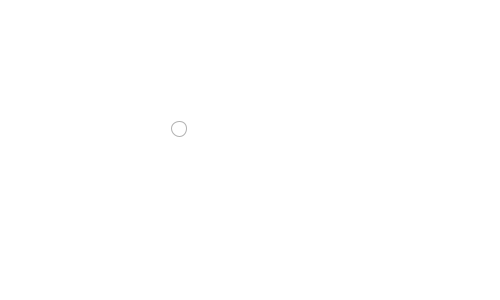
Frame 1 (no input)
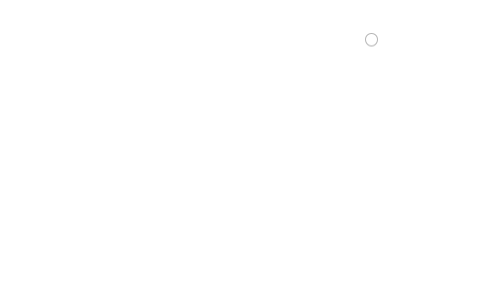
Frame 60 (the mouse pressed at the canvas centre just before this capture)
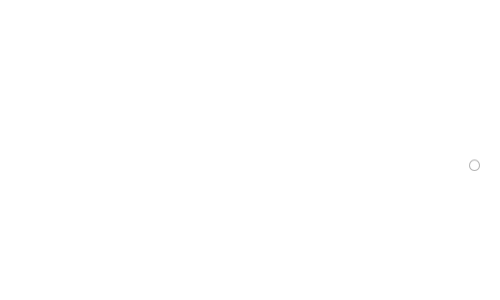
Frame 120 (the mouse held since frame 60 and released just before this capture)

The Processing sketch that drew these frames (run headless with seeded random() and noise(); from frame 60 on, the mouse is pressed at the canvas centre):

// Processing sketch: emerging_balls_with_middle_balls_by_overlap
// ── emerging_balls_with_middle_balls_by_overlap.pde
int _num=10;
Circle[] _circleArr = {};

void setup() {
  size(500, 300);
  background(255);
  smooth();
  strokeWeight(1);
  fill(150, 50);
  drawCircles();
}

void draw() {
  background(255);
  for(int i=0; i< _circleArr.length; i++) {
    Circle thisCirc = _circleArr[i];
    thisCirc.updateMe();
  }
}

void mouseReleased() {
  drawCircles();
}

void drawCircles() {
  for (int i=0; i<_num; i++) {
    Circle thisCirc = new Circle();
    thisCirc.drawMe();
    _circleArr = (Circle[])append(_circleArr, thisCirc);
  }
}


class Circle {
  
  float x, xmove, oldXMove,
        y, ymove, oldYMove,
        weightRatio,
        radius, oldRadius, 
        alph;
  color linecol, fillcol;
  
  Circle() {
    x = random(width);
    y = random(height);
    xmove = random(2) - 1;
    ymove = random(2) - 1;
    
    radius = random(20) + 5;
    
    linecol = color(random(255), random(255), random(255));
    fillcol = color(random(255), random(255), random(255));
    
    alph = random(255) + 125;
    
  }
  
  
  void drawMe() {
    noStroke();
    fill(fillcol, alph);
    ellipse(x, y, radius * 2, radius * 2);
    stroke(linecol, 150);
    noFill();
    ellipse(x, y, 10, 10);
  }
  
  void collision(Circle otherCirc) {
          oldXMove = this.xmove;
          oldYMove = this.ymove;
          oldRadius = this.radius;
          
          weightRatio = this.radius / otherCirc.radius;
          
          this.xmove = otherCirc.xmove / weightRatio;
          this.ymove = otherCirc.ymove / weightRatio;
          
//          if (
//            x + radius <= otherCirc.x + otherCirc.radius &&
//            y + radius <= otherCirc.y + otherCirc.radius
//          ) {
//            radius -= weightRatio * otherCirc.radius;
//          } else {
//            radius += weightRatio * otherCirc.radius;
//          }
//          
          otherCirc.xmove = oldXMove * weightRatio;
          otherCirc.ymove = oldYMove * weightRatio;
//          otherCirc.radius += oldRadius;
  }
  
  void updateMe() {
    
    x += xmove;
    y += ymove;
    
    if (x > (width - radius)) { xmove = -xmove; }
    if (x < radius) { xmove = -xmove; }
    if (y > (height - radius)) { ymove = -ymove; }
    if (y < radius) { ymove = -ymove; }
    
    boolean touching = false;
    for (int i=0; i<_circleArr.length; i++) {
      Circle otherCirc = _circleArr[i];
      if (otherCirc != this) {
        float dis = dist(x, y, otherCirc.x, otherCirc.y);
        float overlap = dis - radius - otherCirc.radius;
        
        if (overlap < 0) {
          float midX, midY;
          
          midX = (x + otherCirc.x) / 2;
          midY = (y + otherCirc.y) / 2;
          
          stroke(0, 20 + 20 * ((x+y)*(x - y)) / ((otherCirc.x + otherCirc.y)*(otherCirc.x - otherCirc.y)) ); // CHANGE THIS TO SEE MORE
          noFill();
          
          overlap *= -1;
          
          ellipse(midX, midY, overlap, overlap);
        }
        
        if ((dis - radius - otherCirc.radius) < 0) {
          
          //this.collision(otherCirc);
          
          touching = true;
          
          break;
        }
      }
    }
    
    if (touching) {
      if (alph > 100) {alph--;}
    } else {
      if (alph < 255) {alph += 2;}
    }
    
//    drawMe();
  }
}
